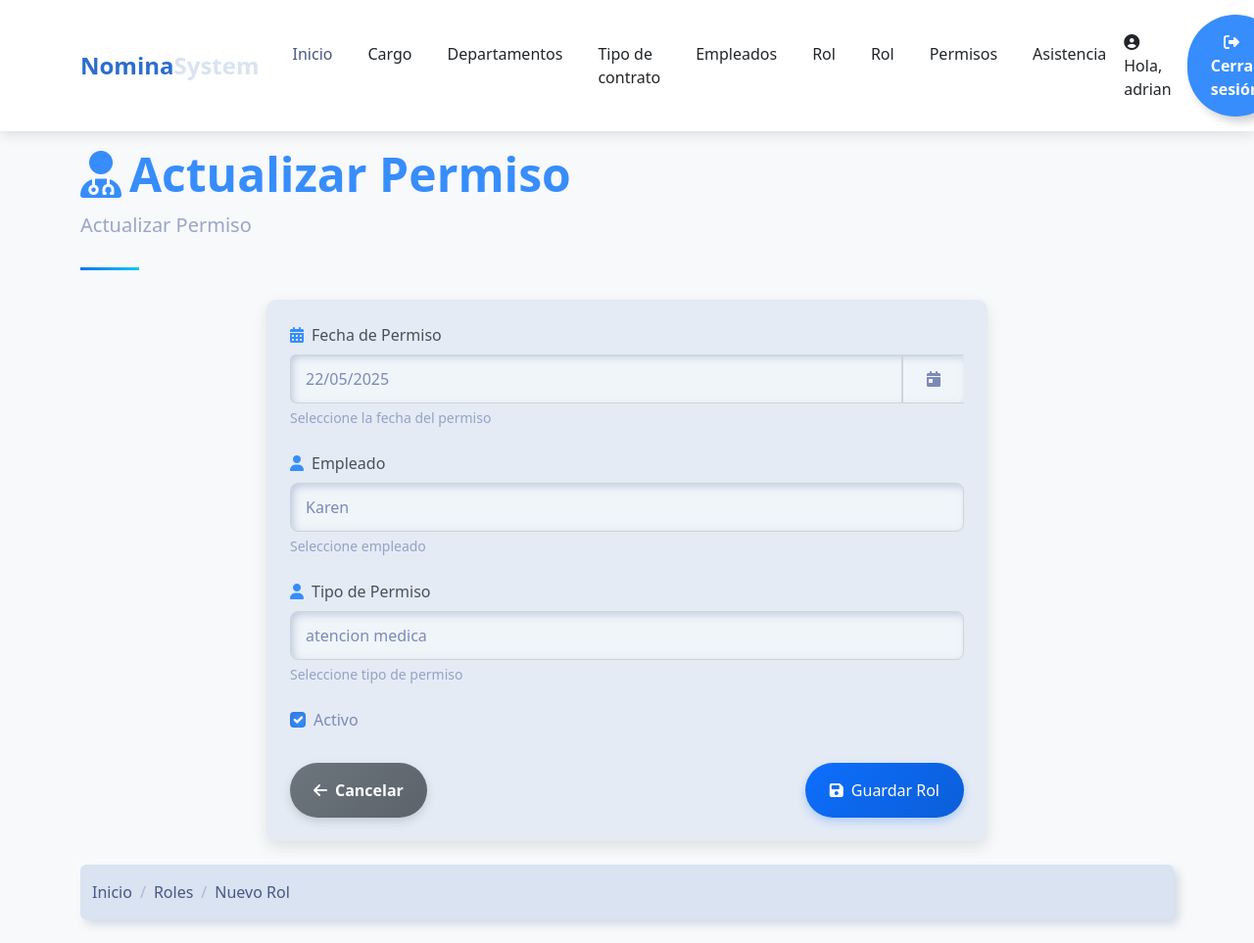
The app's page /payroll/update/permiso/2/ (signed in) with its own data.
### payroll/models.py (models this page shows, shortened)
class Permiso(models.Model):
    employee = models.ForeignKey(Employee, on_delete=models.CASCADE)
    tipo_permiso = models.ForeignKey(TipoPermiso, on_delete=models.CASCADE)
    fecha_permiso = models.DateField()
    dias = models.PositiveIntegerField(null=True,blank=True)
    horas = models.PositiveIntegerField(null=True,blank=True)
    is_active = models.BooleanField(default=True)

### payroll/views/permiso.py (the view)
# urls.py: path('update/permiso/<int:id>/', permiso.update_permiso, name='update_permiso'),
@login_required(login_url='sign_in')
def update_permiso(request,id):
    try:
        permiso=get_object_or_404(Permiso,id=id)
        if request.method=='GET':
            form=PermisoForm(instance=permiso)
            return render(request,'permiso/create.html',{'form':form,'title':'Actualizar Permiso'})
        form=PermisoForm(request.POST,instance=permiso)
        if form.is_valid():
            form.save()
            return redirect('payroll:list_permisos')
        return render(request,'permiso/create.html',{'form':form,'title':'Actualizar Permiso','error':'Formulario llenado incorrectamente'})
    except Exception:
        return render(request,'permiso/create.html',{'form':form,'title':'Actualizar Permiso','error':'Error al guardar el permiso'})

### payroll/forms/permiso.py (shortened to what this page needs)
class PermisoForm(forms.ModelForm):
    class Meta:
        model = Permiso
        fields = ['employee', 'fecha_permiso', 'tipo_permiso', 'dias','horas','is_active']
        labels = {
            'employee': 'Empleado',
            'fecha_permiso': 'Fecha de Permiso',
            'tipo_permiso': 'Tipo de Permiso',
            'dias': 'Días',
            'horas': 'Horas',
            'is_active': 'Activo'
        }
        widgets = {
            'employee': forms.Select(attrs={'class': 'form-control'}),
            'fecha_permiso': forms.DateInput(attrs={
                'class': 'form-control datepicker',
                'id': 'fecha_permiso',
                'autocomplete': 'off',
                'placeholder': 'DD/MM/YYYY',
            }),
            'tipo_permiso': forms.Select(attrs={'class': 'form-control'}),
            'dias': forms.NumberInput(attrs={'class': 'form-control', 'step': 1, 'min': 0}),
            'horas': forms.NumberInput(attrs={'class': 'form-control', 'step': 1, 'min': 0}),
            'is_active': forms.CheckboxInput(attrs={'class': 'form-check-input'})
        }

### payroll/models.py (called while the page is built)
    def __str__(self):
        return self.name

    def __str__(self):
        return self.descripcion

### template/permiso/create.html (shortened to what this page needs)
{% extends 'layout/base_nav.html' %}
{% load static %}
{% block extra_css %}
<link rel="stylesheet" href="{% static 'css/create.css' %}">
<link rel="stylesheet" href="https://cdn.jsdelivr.net/npm/flatpickr/dist/flatpickr.min.css">
{% endblock %}
{% block content %}
<div class="container">
    <header class="page-header">
        <h1 class="display-5 fw-bold text-primary">
            <i class="fas fa-user-md me-2"></i>{{ title }}
        </h1>
        <p class="lead text-muted">{{title}}</p>
    </header>
    <div class="row">
        <div class="col-md-8 mx-auto">
            <div class="card mb-4">
                <div class="card-body p-4">
                    <form method="post">
                        <div class="mb-4">
                            <label for="fecha_permiso" class="form-label">
                                <i class="fas fa-calendar-alt text-primary me-2"></i>Fecha de Permiso
                            </label>
                            <div class="input-group">
                                {{ form.fecha_permiso }}
                                <span class="input-group-text">
                                    <i class="fas fa-calendar-day"></i>
                                </span>
                            </div>
                            <div class="form-text text-muted">Seleccione la fecha del permiso</div>
                        </div>
                        <div class="mb-4">
                            <label for="id_employee" class="form-label">
                                <i class="fas fa-user text-primary me-2"></i>{{ form.employee.label }}
                            </label>
                            {{ form.employee }}
                            <div class="form-text text-muted">Seleccione empleado</div>
                        </div>
                        <div class="mb-4">
                            <label for="id_permiso" class="form-label">
                                <i class="fas fa-user text-primary me-2"></i>{{ form.tipo_permiso.label }}
                            </label>
                            {{ form.tipo_permiso }}
                            <div class="form-text text-muted">Seleccione tipo de permiso</div>
                        </div>
                        <div class="mb-3 form-check">
                            {{ form.is_active }}
                            <label class="form-check-label" for="{{ form.is_active.id_for_label }}">
                                {{ form.is_active.label }}
                            </label>
                        </div>
                        <div class="d-flex justify-content-between mt-4 pt-2">
                            <a href="{% url 'payroll:list_payslip' %}" class="btn btn-secondary" style="color:white;">
                                <i class="fas fa-arrow-left me-2"></i>Cancelar
                            </a>
                            <button type="submit" class="btn btn-primary" style="color:white;">
                                <i class="fas fa-save me-2"></i>Guardar Rol
                            </button>
                        </div>
                    </form>
                </div>
            </div>
        </div>
    </div>
    <nav aria-label="breadcrumb" class="mb-4">
        <ol class="breadcrumb">
            <li class="breadcrumb-item"><a href="{% url 'payroll:dashboard' %}" class="text-decoration-none">Inicio</a>
            </li>
            <li class="breadcrumb-item"><a href="{% url 'payroll:list_payslip' %}"
                    class="text-decoration-none">Roles</a></li>
            <li class="breadcrumb-item active" aria-current="page">Nuevo Rol</li>
        </ol>
    </nav>
</div>
{% endblock %}

### template/layout/base_nav.html (shortened to what this page needs)
<!DOCTYPE html>
<html lang="es">
<head>
  {% load static %}
  <link href="{% static 'css/bootstrap.min.css' %}" rel="stylesheet">
  <link href="{% static 'css/home.css' %}" rel="stylesheet">
  <link href="https://cdnjs.cloudflare.com/ajax/libs/font-awesome/6.4.0/css/all.min.css" rel="stylesheet">
  {% block extra_css %}{% endblock %}
</head>
<body>
  <nav class="navbar navbar-expand-lg navbar-light bg-white sticky-top">
    <div class="container">
      <a class="navbar-brand" href="{% url 'home' %}">Nomina<span class="text-secondary">System</span></a>
      <div class="collapse navbar-collapse" id="navbarNav">
        <ul class="navbar-nav mx-auto">
          <li class="nav-item">
            <a class="nav-link active" href="{% url 'home' %}">Inicio</a>
          </li>
          {% if user.is_authenticated %}
              <li class="nav-item">
                <a class="nav-link" href="{% url 'payroll:list_positions' %}">Cargo</a>
              </li>
              <li class="nav-item">
                <a class="nav-link" href="{% url 'payroll:list_departments' %}">Departamentos</a>
              </li>
              <li class="nav-item">
                <a class="nav-link" href="{% url 'payroll:list_contract_types' %}">Tipo de contrato</a>
              </li>
              <li class="nav-item">
                <a class="nav-link" href="{% url 'payroll:list_employees' %}">Empleados</a>
              </li>
              <li class="nav-item">
                <a class="nav-link" href="{% url 'payroll:list_payslip' %}">Rol</a>
              </li>
                <li class="nav-item">
                <a class="nav-link" href="{% url 'payroll:list_payslip' %}">Rol</a>
              </li>
                <li class="nav-item">
                <a class="nav-link" href="{% url 'payroll:list_permisos' %}">Permisos</a>
              </li>
                <li class="nav-item">
                <a class="nav-link" href="{% url 'payroll:list_asistencia' %}">Asistencia</a>
              </li>
            </ul>
          <div class="d-flex align-items-center">
            <span class="text-dark me-3">
              <i class="fas fa-user-circle me-1"></i>
              Hola, {{ user.get_username }}
            </span>
            <a href="{% url 'payroll:sign_out' %}" class="btn btn-outline-primary">
              <i class="fas fa-sign-out-alt me-2"></i> Cerrar sesión
            </a>
          </div>
        {% else %}
          <a href="{% url 'sign_in' %}" class="btn btn-outline-success">
            <i class="fas fa-sign-in-alt me-2"></i> Iniciar sesión
          </a>
        {% endif %}
      </div>
    </div>
  </nav>
  {% block content %}
  {% endblock %}
</body>
</html>

### static/css/home.css (style rules this page uses)
:root { --primary-color: #2c6ecd; --secondary-color: #19b3b3; --accent-color: #f8f9fa; --dark-color: #212529; --text-color: #495057; }
body { font-family: 'Poppins', sans-serif; color: var(--text-color); overflow-x: hidden; }
.navbar { box-shadow: 0 2px 15px rgba(0, 0, 0, 0.1); padding: 15px 0; }
.navbar-brand { font-weight: 700; color: var(--primary-color); font-size: 1.5rem; }
.nav-link { font-weight: 500; color: var(--dark-color); margin: 0 10px; transition: all 0.3s ease; }
.nav-link:hover, .nav-link.active { color: var(--primary-color); }
.btn-primary { background-color: var(--primary-color); border-color: var(--primary-color); padding: 10px 25px; border-radius: 50px; font-weight: 500; transition: all 0.3s ease; }

### static/css/create.css (style rules this page uses)
body { background-color: #f8f9fa; font-family: 'Segoe UI', Tahoma, Geneva, Verdana, sans-serif; }
.navbar { background: white; box-shadow: 0 4px 12px rgba(0,0,0,0.1); margin-bottom: 15px; }
.card { border-radius: 10px; box-shadow: 0 6px 15px rgba(0,0,0,0.1); transition: transform 0.3s, box-shadow 0.3s; }
.btn-primary { background: linear-gradient(135deg, #0d6efd, #0b5ed7); border: none; box-shadow: 0 4px 8px rgba(13, 110, 253, 0.25); transition: all 0.3s; }
.btn-secondary { background: linear-gradient(135deg, #6c757d, #5c636a); border: none; box-shadow: 0 4px 8px rgba(108, 117, 125, 0.25); transition: all 0.3s; }
.page-header { position: relative; margin-bottom: 30px; padding-bottom: 15px; }
.page-header:after { content: ''; position: absolute; bottom: 0; left: 0; width: 60px; height: 3px; background: linear-gradient(135deg, #0d6efd, #0dcaf0); }
.form-control, .form-select { border-radius: 8px; padding: 12px 15px; border: 1px solid #ced4da; transition: all 0.3s; }
.form-label { font-weight: 500; margin-bottom: 0.5rem; color: #495057; }
.input-group-text { background: linear-gradient(135deg, #f8f9fa, #e9ecef); border-radius: 8px 0 0 8px; border: 1px solid #ced4da; border-right: none; }

### records on screen
Permiso: fecha_permiso "22/05/2025", employee "Karen", tipo_permiso "atencion medica", is_active "☑"

### other values on screen
{{ user.get_username }} "adrian"
{{ title }} "Actualizar Permiso"
